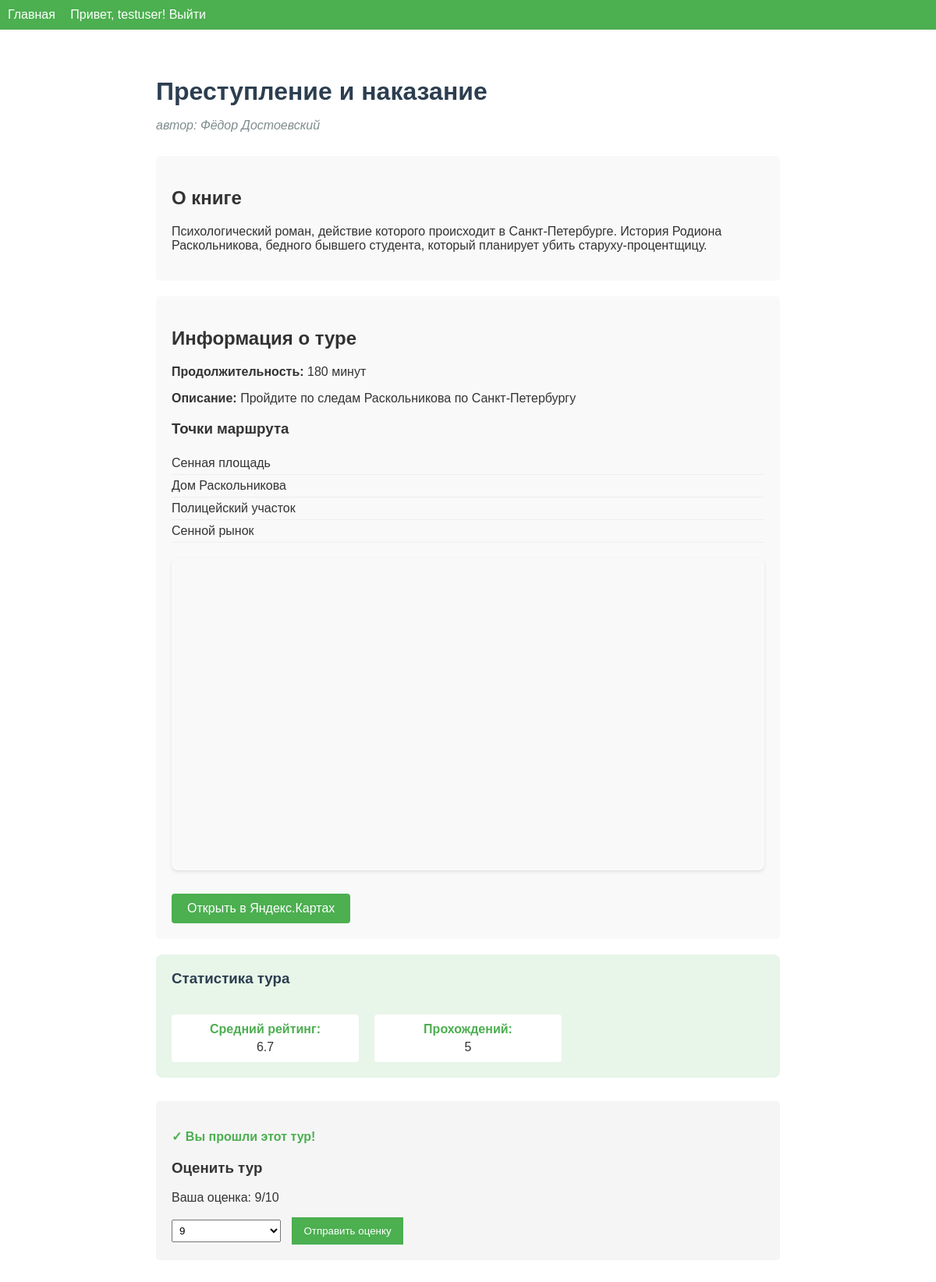
Page /book/1 (signed in) on the committed database.
### models.py (models this page shows)
class User(UserMixin, db.Model):
    id = db.Column(db.Integer, primary_key=True)
    email = db.Column(db.String(120), unique=True, nullable=False)
    username = db.Column(db.String(80), unique=True, nullable=False)
    password_hash = db.Column(db.String(128), nullable=False)
    completions = db.relationship('Completion', backref='user', lazy=True)
    ratings = db.relationship('Rating', backref='user', lazy=True)

class Book(db.Model):
    id = db.Column(db.Integer, primary_key=True)
    title = db.Column(db.String(200), nullable=False)
    author = db.Column(db.String(120), nullable=False)
    description = db.Column(db.Text, nullable=False)
    tours = db.relationship('Tour', backref='book', lazy=True)

class Tour(db.Model):
    id = db.Column(db.Integer, primary_key=True)
    book_id = db.Column(db.Integer, db.ForeignKey('book.id'), nullable=False)
    summary = db.Column(db.Text, nullable=False)
    duration_minutes = db.Column(db.Integer, nullable=False)
    yandex_maps_url = db.Column(db.String(300), nullable=False)
    points_of_interest = db.Column(db.Text, nullable=False)  # Comma-separated or JSON
    completions = db.relationship('Completion', backref='tour', lazy=True)
    ratings = db.relationship('Rating', backref='tour', lazy=True)

### app.py (the view)
@app.route('/book/<int:book_id>')
def book_detail(book_id):
    book = Book.query.get_or_404(book_id)
    tour = Tour.query.filter_by(book_id=book_id).first_or_404()
    avg_rating = None
    if tour.ratings:
        avg_rating = sum(r.score for r in tour.ratings) / len(tour.ratings)
    has_completed = False
    if current_user.is_authenticated:
        has_completed = Completion.query.filter_by(
            user_id=current_user.id,
            tour_id=tour.id
        ).first() is not None
    user_rating = None
    if current_user.is_authenticated:
        rating = Rating.query.filter_by(
            user_id=current_user.id,
            tour_id=tour.id
        ).first()
        if rating:
            user_rating = rating.score
    points = None
    if tour.points_of_interest and tour.points_of_interest.startswith('['):
        try:
            points = json.loads(tour.points_of_interest)
        except Exception:
            points = None
    return render_template('book_detail.html',
                         book=book,
                         tour=tour,
                         avg_rating=avg_rating,
                         has_completed=has_completed,
                         user_rating=user_rating,
                         points=points)

### app.py (called while the page is built)
@login_manager.user_loader
def load_user(user_id):
    return User.query.get(int(user_id))

### templates/book_detail.html (shortened to what this page needs)
{% extends "base.html" %}
{% block content %}
    <div class="book-detail">
        <h1>{{ book.title }}</h1>
        <p class="author">автор: {{ book.author }}</p>
        <div class="book-info">
            <h2>О книге</h2>
            <p>{{ book.description }}</p>
        </div>
        <div class="tour-info">
            <h2>Информация о туре</h2>
            <p><strong>Продолжительность:</strong> {{ tour.duration_minutes }} минут</p>
            <p><strong>Описание:</strong> {{ tour.summary }}</p>
            <h3>Точки маршрута</h3>
            <ul>
                {% if points %}
                    {% for point in points %}
                        <li>{{ point.name }} ({{ point.lat }}, {{ point.lng }})</li>
                    {% endfor %}
                {% else %}
                    {% for point in tour.points_of_interest.split(',') %}
                        <li>{{ point.strip() }}</li>
                    {% endfor %}
                {% endif %}
            </ul>
            <div id="map" style="width: 100%; height: 400px; margin: 20px 0;"></div>
            <a href="{{ tour.yandex_maps_url }}" target="_blank" class="map-link">Открыть в Яндекс.Картах</a>
        </div>
        <div class="tour-stats">
            <h3>Статистика тура</h3>
            <p><strong>Средний рейтинг:</strong> {{ avg_rating|round(1) if avg_rating else 'Нет оценок' }}</p>
            <p><strong>Прохождений:</strong> {{ tour.completions|length }}</p>
        </div>
        {% if current_user.is_authenticated %}
            <div class="user-actions">
                {% if not has_completed %}
                    <form action="{{ url_for('complete_tour', tour_id=tour.id) }}" method="post">
                        <button type="submit" class="complete-btn">Отметить тур как пройденный</button>
                    </form>
                {% else %}
                    <p class="completed-message">✓ Вы прошли этот тур!</p>
                {% endif %}
                <div class="rating-section">
                    <h3>Оценить тур</h3>
                    {% if user_rating %}
                        <p>Ваша оценка: {{ user_rating }}/10</p>
                    {% endif %}
                    <form action="{{ url_for('rate_tour', tour_id=tour.id) }}" method="post">
                        <select name="rating" required>
                            {% for i in range(1, 11) %}
                                <option value="{{ i }}" {% if user_rating == i %}selected{% endif %}>{{ i }}</option>
                            {% endfor %}
                        </select>
                        <button type="submit">Отправить оценку</button>
                    </form>
                </div>
            </div>
        {% else %}
            <div class="login-prompt">
                <p>Пожалуйста, <a href="{{ url_for('login') }}">войдите</a>, чтобы отметить тур как пройденный и оценить его.</p>
            </div>
        {% endif %}
    </div>
{% endblock %}

### templates/base.html (shortened to what this page needs)
<!DOCTYPE html>
<html lang="ru">
<head>
    <link rel="stylesheet" href="{{ url_for('static', filename='css/style.css') }}">
</head>
<body>
    <nav>
        <a href="{{ url_for('index') }}">Главная</a>
        {% if current_user.is_authenticated %}
            <span>Привет, {{ current_user.username }}!</span>
            <a href="{{ url_for('logout') }}">Выйти</a>
        {% else %}
            <a href="{{ url_for('login') }}">Войти</a>
            <a href="{{ url_for('register') }}">Регистрация</a>
        {% endif %}
    </nav>
    <div class="container">
        {% block content %}{% endblock %}
    </div>
</body>
</html>

### static/css/style.css (style rules this page uses)
body { font-family: Arial, sans-serif; margin: 0; padding: 0; background-color: white; color: #333; }
nav { background-color: #4CAF50; padding: 10px; color: white; }
nav a { color: white; margin-right: 15px; text-decoration: none; }
.container { padding: 20px; }
button { background-color: #4CAF50; color: white; border: none; padding: 10px 15px; cursor: pointer; }
.book-detail { max-width: 800px; margin: 0 auto; padding: 20px; }
.book-detail h1 { color: #2c3e50; margin-bottom: 5px; }
.book-detail .author { color: #7f8c8d; font-style: italic; margin-bottom: 30px; }
.book-info, .tour-info { background: #f9f9f9; padding: 20px; border-radius: 5px; margin-bottom: 20px; }
.tour-info ul { list-style-type: none; padding-left: 0; }
.tour-info li { padding: 5px 0; border-bottom: 1px solid #eee; }
.map-link { display: inline-block; background: #4CAF50; color: white; padding: 10px 20px; text-decoration: none; border-radius: 4px; margin-top: 10px; transition: background-color 0.3s ease; }
.user-actions { margin: 30px 0; padding: 20px; background: #f5f5f5; border-radius: 5px; }
.completed-message { color: #4CAF50; font-weight: bold; }
.rating-section { margin-top: 20px; }
.rating-section select { padding: 5px; margin-right: 10px; }
.tour-stats { display: grid; grid-template-columns: repeat(auto-fit, minmax(200px, 1fr)); gap: 20px; background: #e8f5e9; padding: 20px; border-radius: 8px; margin: 20px 0; }
.tour-stats h3 { grid-column: 1 / -1; margin: 0 0 15px 0; color: #2c3e50; }
.tour-stats p { margin: 0; padding: 10px; background: white; border-radius: 4px; text-align: center; }
.tour-stats strong { display: block; margin-bottom: 5px; color: #4CAF50; }
#map { border-radius: 8px; box-shadow: 0 2px 4px rgba(0,0,0,0.1); margin: 20px 0; position: relative; }

### rows in the picture
User: username "testuser"
Book: title "Преступление и наказание", author "Фёдор Достоевский", description "Психологический роман, действие которого происходит в Санкт-Петербурге. История Родиона Раскольникова, бедного бывшего студента, который планирует убить старуху-процентщицу."
Tour: duration_minutes "180", summary "Пройдите по следам Раскольникова по Санкт-Петербургу"

### other values in the picture
{{ point.strip() }} "Сенная площадь" "Дом Раскольникова" "Полицейский участок" "Сенной рынок"
{{ avg_rating|round(1) if avg_rating else 'Нет оценок' }} "6.7"
{{ tour.completions|length }} "5"
{{ user_rating }} "9"
form field rating "9"
